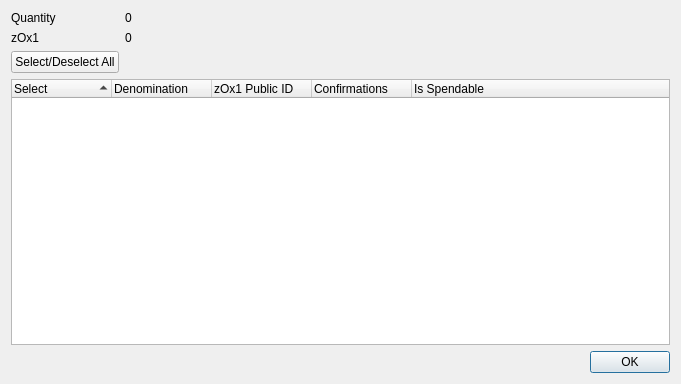
<?xml version="1.0" encoding="UTF-8"?>
<ui version="4.0">
 <class>ZOx1ControlDialog</class>
 <widget class="QDialog" name="ZOx1ControlDialog">
  <property name="geometry">
   <rect>
    <x>0</x>
    <y>0</y>
    <width>681</width>
    <height>384</height>
   </rect>
  </property>
  <property name="minimumSize">
   <size>
    <width>681</width>
    <height>384</height>
   </size>
  </property>
  <property name="windowTitle">
   <string>Select zOx1 to Spend</string>
  </property>
  <layout class="QGridLayout" name="gridLayout">
   <item row="0" column="0">
    <layout class="QFormLayout" name="formLayout">
     <property name="sizeConstraint">
      <enum>QLayout::SetDefaultConstraint</enum>
     </property>
     <item row="0" column="0">
      <widget class="QLabel" name="labelQuantity">
       <property name="text">
        <string>Quantity</string>
       </property>
      </widget>
     </item>
     <item row="0" column="1">
      <widget class="QLabel" name="labelQuantity_int">
       <property name="text">
        <string>0</string>
       </property>
      </widget>
     </item>
     <item row="1" column="0">
      <widget class="QLabel" name="labelZOx1">
       <property name="text">
        <string>zOx1</string>
       </property>
      </widget>
     </item>
     <item row="1" column="1">
      <widget class="QLabel" name="labelZOx1_int">
       <property name="text">
        <string>0</string>
       </property>
      </widget>
     </item>
     <item row="2" column="0">
      <widget class="QPushButton" name="pushButtonAll">
       <property name="text">
        <string>Select/Deselect All</string>
       </property>
      </widget>
     </item>
    </layout>
   </item>
   <item row="1" column="0">
    <layout class="QVBoxLayout" name="verticalLayout">
     <item>
      <widget class="QTreeWidget" name="treeWidget">
       <property name="minimumSize">
        <size>
         <width>0</width>
         <height>250</height>
        </size>
       </property>
       <property name="alternatingRowColors">
        <bool>true</bool>
       </property>
       <property name="sortingEnabled">
        <bool>true</bool>
       </property>
       <property name="columnCount">
        <number>5</number>
       </property>
       <attribute name="headerDefaultSectionSize">
        <number>100</number>
       </attribute>
       <column>
        <property name="text">
         <string notr="true">Select</string>
        </property>
       </column>
       <column>
        <property name="text">
         <string notr="true">Denomination</string>
        </property>
       </column>
       <column>
        <property name="text">
         <string notr="true">zOx1 Public ID</string>
        </property>
       </column>
       <column>
        <property name="text">
         <string notr="true">Confirmations</string>
        </property>
       </column>
       <column>
        <property name="text">
         <string>Is Spendable</string>
        </property>
       </column>
      </widget>
     </item>
     <item>
      <widget class="QDialogButtonBox" name="buttonBox">
       <property name="orientation">
        <enum>Qt::Horizontal</enum>
       </property>
       <property name="standardButtons">
        <set>QDialogButtonBox::Ok</set>
       </property>
      </widget>
     </item>
    </layout>
   </item>
  </layout>
 </widget>
 <resources/>
 <connections>
  <connection>
   <sender>buttonBox</sender>
   <signal>accepted()</signal>
   <receiver>ZOx1ControlDialog</receiver>
   <slot>accept()</slot>
   <hints>
    <hint type="sourcelabel">
     <x>248</x>
     <y>254</y>
    </hint>
    <hint type="destinationlabel">
     <x>157</x>
     <y>274</y>
    </hint>
   </hints>
  </connection>
  <connection>
   <sender>buttonBox</sender>
   <signal>rejected()</signal>
   <receiver>ZOx1ControlDialog</receiver>
   <slot>reject()</slot>
   <hints>
    <hint type="sourcelabel">
     <x>316</x>
     <y>260</y>
    </hint>
    <hint type="destinationlabel">
     <x>286</x>
     <y>274</y>
    </hint>
   </hints>
  </connection>
 </connections>
</ui>
